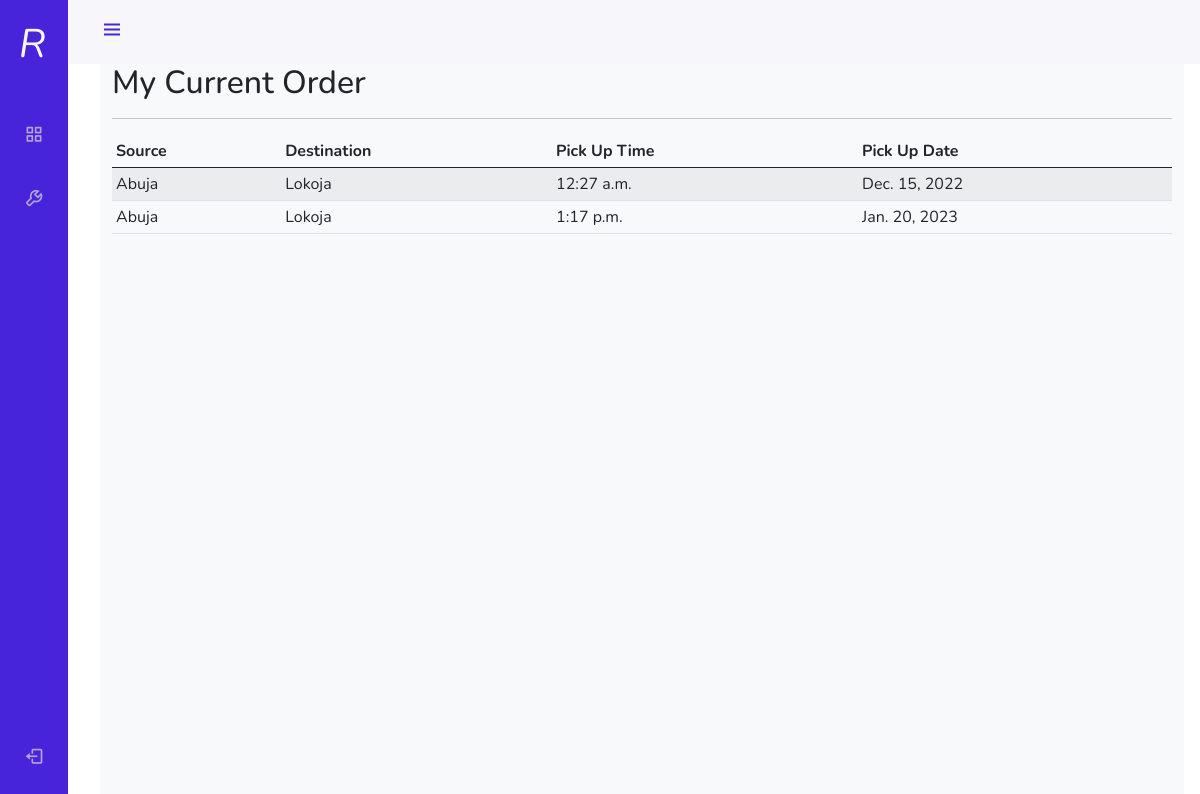
The page /rider/pending/ (signed in) on the database its author committed.
### orders/models.py (models this page shows, shortened)
class Orders(models.Model):
    ORDER_CHOICES = (
        ('pending', 'pending'),
        ('received', 'received'),
        ('completed', 'completed'),
        ('cancelled', 'cancelled')
    )
    booking_id = models.CharField(max_length=6, blank=True, null=True, unique=True)
    booker = models.ForeignKey(User, related_name='booker', on_delete = models.CASCADE)
    source = models.ForeignKey(Source, on_delete=models.CASCADE)
    destination = models.ForeignKey(Destination, on_delete=models.CASCADE)
    pick_up_time = models.TimeField(auto_now=False, auto_now_add=False)
    pick_up_date = models.DateField(auto_now=False, auto_now_add=False)
    address = models.TextField(max_length=50)
    order_status = models.CharField(choices=ORDER_CHOICES, default='pending', max_length=50)
    payed = models.BooleanField(default=False, null=True, blank=True)
    rider = models.ForeignKey(User, related_name='rider', on_delete=models.CASCADE, null=True, blank=True)
    price = models.IntegerField()

class Source(models.Model):
    name = models.CharField(max_length=50,unique=True, editable=False)
    def __str__(self):
        return self.name

class Destination(models.Model):
    name = models.CharField(max_length=50,unique=True, editable=False)
    def __str__(self):
        return self.name

### rider/views.py (the view)
# urls.py: path('pending/', views.pending_orders, name='pending_orders'),
def pending_orders(request):
    try:
        pending_order = Orders.objects.filter(rider = request.user, order_status="received")
    except Orders.DoesNotExist:
        pending_order = None
    context = {
        'order': pending_order
    }
    return render(request, 'rider/pendingorders.html', context)

### templates/rider/pendingorders.html (shortened to what this page needs)
{% extends 'base.html' %}
{% load crispy_forms_tags %}
{% load static %}
{% block content %}
<div class="container col-md-12">
    <h2>My Current Order</h2>
    <hr>
    <div class="table-responsive">
            <table class="table table-striped table-hover table-sm">
                <thead class="bg-default">
                <tr>
                    <th>Source</th>
                    <th>Destination</th>
                    <th>Pick Up Time</th>
                    <th>Pick Up Date</th>
                </tr>
                </thead>
                <tbody>
                {% for order in order %}
                <tr>
                    <td> {{order.source}}</td>
                    <td>{{order.destination}}</td>
                    <td>{{order.pick_up_time}}</td>
                    <td>{{order.pick_up_date}}</td>
                </tr>
                {% endfor %}
                </tbody>
            </table>
        </div>
        </div>
</div>
{% endblock content %}

### templates/base.html (style rules this page uses)
:root { --header-height: 3rem; --nav-width: 68px; --first-color: #4723D9; --first-color-light: #AFA5D9; --white-color: #F7F6FB; --body-font: 'Nunito', sans-serif; --normal-font-size: 1rem; --z-fixed: 100 }
body { position: relative; margin: var(--header-height) 0 0 0; padding: 0 1rem; font-family: var(--body-font); font-size: var(--normal-font-size); transition: .5s }
@media screen and (min-width: 768px) { body { margin: calc(var(--header-height) + 1rem) 0 0 0; padding-left: calc(var(--nav-width) + 2rem) } }

### rows shown on the page
Orders: source "Abuja", destination "Lokoja", pick_up_time "12:27 a.m.", pick_up_date "Dec. 15, 2022"
Orders: source "Abuja", destination "Lokoja", pick_up_time "1:17 p.m.", pick_up_date "Jan. 20, 2023"
